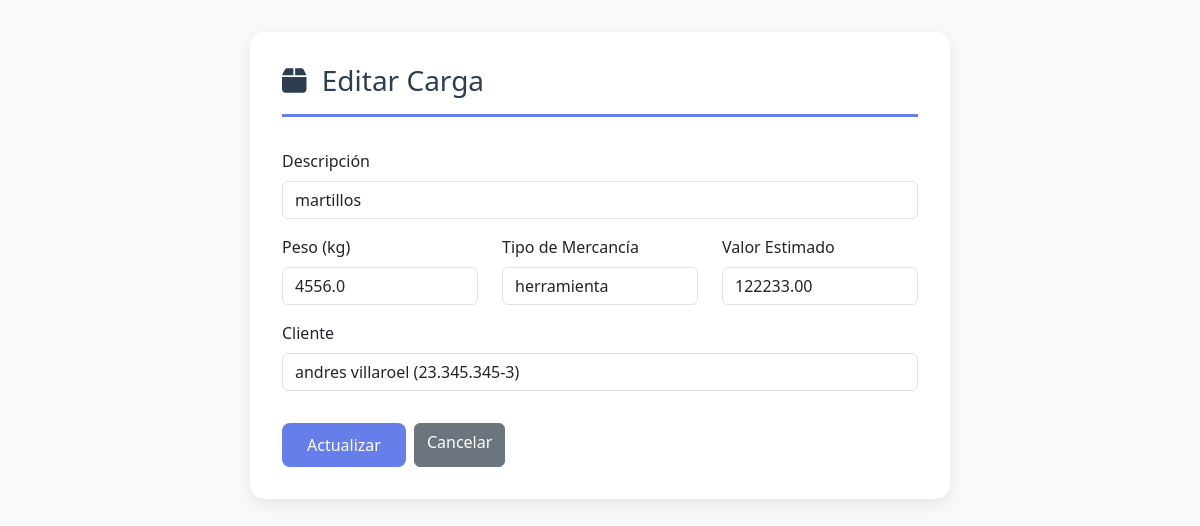
Page /transporte/cargas/1/editar/ (signed in) on the committed database.
### transporte/models.py (models this page shows, shortened)
class Carga(models.Model):
    id = models.AutoField(primary_key=True)
    descripcion = models.CharField(max_length=255)
    peso_kg = models.FloatField()
    tipo_mercancia = models.CharField(max_length=50)
    valor_estimado = models.DecimalField(max_digits=10, decimal_places=2)
    cliente = models.ForeignKey(Cliente, on_delete=models.CASCADE, related_name='cargas')

### transporte/views.py (the view)
# urls.py: path('cargas/<int:pk>/editar/', views.carga_editar, name='carga_editar'),
@login_required
def carga_editar(request, pk):
    carga = get_object_or_404(Carga, pk=pk)
    if request.method == "POST":
        form = CargaForm(request.POST, instance=carga)
        if form.is_valid():
            form.save()
            messages.success(request, "Carga actualizada correctamente.")
            return redirect("transporte:cargas_listado")
    else:
        form = CargaForm(instance=carga)
    return render(request, "transporte/cargas/form_carga.html", {"form": form})

### transporte/forms.py
class CargaForm(BootstrapFormMixin, forms.ModelForm):
    class Meta:
        model = Carga
        fields = [
            'descripcion', 'peso_kg', 'tipo_mercancia',
            'valor_estimado', 'cliente'
        ]

### transporte/models.py (called while the page is built)
    def __str__(self):
        return f"{self.nombre} ({self.rut})"

### transporte/templates/transporte/cargas/form_carga.html (shortened to what this page needs)
{% load static %}
<!DOCTYPE html>
<html lang="es">
<head>
    <link href="https://cdn.jsdelivr.net/npm/bootstrap@5.3.2/dist/css/bootstrap.min.css" rel="stylesheet">
    <link rel="stylesheet" href="https://cdnjs.cloudflare.com/ajax/libs/font-awesome/6.0.0/css/all.min.css">
</head>
<body>
    <div class="container">
        <div class="form-container">
            <h3 class="form-title">
                <i class="fas fa-box me-2"></i>
                {% if form.instance.pk %}Editar Carga{% else %}Nueva Carga{% endif %}
            </h3>
            <form method="post">
                <div class="mb-3">
                    <label class="form-label">Descripción</label>
                    {{ form.descripcion }}
                </div>
                <div class="row">
                    <div class="col-md-4 mb-3">
                        <label class="form-label">Peso (kg)</label>
                        {{ form.peso_kg }}
                    </div>
                    <div class="col-md-4 mb-3">
                        <label class="form-label">Tipo de Mercancía</label>
                        {{ form.tipo_mercancia }}
                    </div>
                    <div class="col-md-4 mb-3">
                        <label class="form-label">Valor Estimado</label>
                        {{ form.valor_estimado }}
                    </div>
                </div>
                <div class="mb-3">
                    <label class="form-label">Cliente</label>
                    {{ form.cliente }}
                </div>
                <div class="d-flex gap-2 pt-3">
                    <button class="btn btn-primary" type="submit">
                        {% if form.instance.pk %}Actualizar{% else %}Crear{% endif %}
                    </button>
                    <a class="btn btn-secondary" href="{% url 'transporte:cargas_listado' %}">
                        Cancelar
                    </a>
                </div>
            </form>
        </div>
    </div>
</body>
</html>

### transporte/templates/transporte/cargas/form_carga.html (style rules this page uses)
body { background: #f8f9fa; }
.form-container { max-width: 700px; margin: 2rem auto; background: white; padding: 2rem; border-radius: 15px; box-shadow: 0 5px 15px rgba(0,0,0,.08); }
.form-title { color: #2c3e50; border-bottom: 3px solid #667eea; padding-bottom: 1rem; margin-bottom: 2rem; }
.btn-primary { background: #667eea; border: none; border-radius: 8px; padding: 10px 25px; }

### rows in the picture
Carga: descripcion "martillos", peso_kg "4556.0", tipo_mercancia "herramienta", valor_estimado "122233.00", cliente "andres villaroel (23.345.345-3)"
